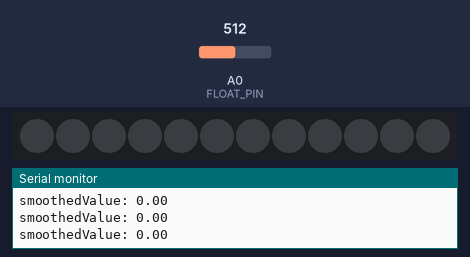
This sketch was run on a simulated Arduino Uno, built with avr-gcc and run on an emulated ATmega328P. Parts: 12 RGB LEDs in strip order, left to right, the last lines printed to the serial monitor. The test bench sets the inputs (shaded band); at power-on: A0 (FLOAT_PIN) = 512. Dim RGB values are drawn brighter than linear.

Above: at 1.2 s.
1.3 s: A0 (FLOAT_PIN) set to 692
At 2.7 s:
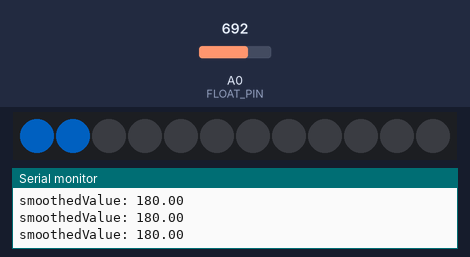
3.0 s: A0 (FLOAT_PIN) set to 511
4.5 s: A0 (FLOAT_PIN) set to 331
At 4.72 s:
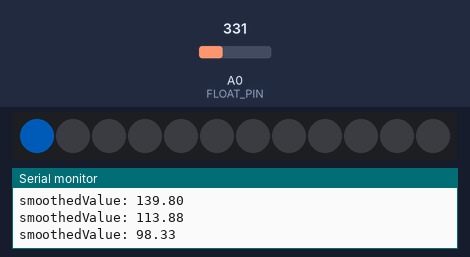
6.0 s: A0 (FLOAT_PIN) set to 122
7.7 s: A0 (FLOAT_PIN) set to 0
At 9.1 s:
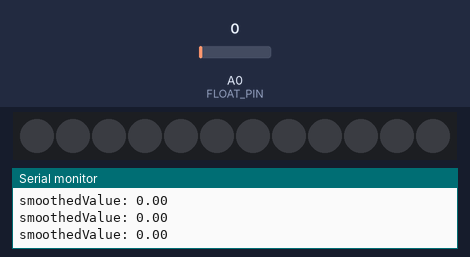
Timing chart, 0 to 10.2 s (numbered marks = the images above; inputs shaded):
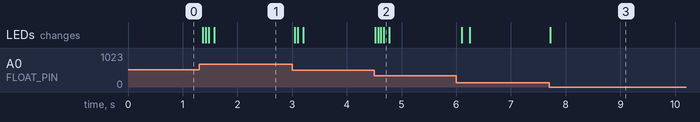

Measured:
- after the input at 1.3 s, the LEDs: first change after 0.07 s (image 1 shows a later state)
- after the input at 7.7 s, the LEDs: change at once (image 3)

The sketch:

floatingPIN_V04.ino
```cpp
#include <Adafruit_NeoPixel.h>

// *** Einstellungen *** //
#define LED_PIN 4                // Datenpin für die LEDs
#define NUM_LEDS 12              // Anzahl der LEDs
#define FLOAT_PIN A0             // Floating-Pin für analogRead()

Adafruit_NeoPixel strip(NUM_LEDS, LED_PIN, NEO_GRB + NEO_KHZ800);

// *** Farbwerte für Blau, Türkis, Lila *** //
void setup() {
  Serial.begin(9600);
  strip.begin();
  strip.show(); // Alle LEDs ausschalten
}

// *** Variablen für Glättung und Schwellwert *** //
float smoothedValue = 0;        // Gefilterter Wert
const float alpha = 0.4;        // Glättungsfaktor (zwischen 0 und 1)
const uint8_t threshold = 10;       // Minimale Signaländerung
uint8_t lastValue = 0;              // Vorheriger Wert zur Überprüfung von Änderungen

void loop() {
  uint8_t sensorValue = analogRead(FLOAT_PIN);

  // Glättung mit Low-Pass-Filter
  smoothedValue = alpha * sensorValue + (1 - alpha) * smoothedValue;

  Serial.print("smoothedValue: ");
  Serial.println(smoothedValue);

  // Ignoriere minimale Änderungen unterhalb des Schwellwerts
  if (abs((uint8_t)smoothedValue - lastValue) > threshold) {
    lastValue = (uint8_t)smoothedValue;
    updateLEDs((uint8_t)smoothedValue); // Aktualisiere die LEDs mit dem gefilterten Wert
  }

  delay(50); // Kurze Pause für Stabilität
}

void updateLEDs(uint8_t sensorValue) {
  // Normalisiere den Wert auf die Anzahl der LEDs
  uint8_t numActiveLEDs = map(sensorValue, 0, 1023, 0, NUM_LEDS);

  // Bestimme die Intensität des Lichts (Helligkeit)
  uint8_t brightness = map(sensorValue, 0, 1023, 50, 255); // Von schwach bis hell

  // Bestimme die Farbe basierend auf dem Signal
  uint8_t r, g, b;
  if (sensorValue < 341) {
    r = 0; g = 128; b = 255; // Hellblau
  } else if (sensorValue < 682) {
    r = 0; g = 255; b = 255; // Türkis
  } else {
    r = 128; g = 0; b = 255; // Lila
  }

  // LEDs aktualisieren
  for (uint8_t i = 0; i < NUM_LEDS; i++) {
    if (i < numActiveLEDs) {
      // Setze Farbe und Helligkeit für aktive LEDs
      strip.setPixelColor(i, strip.Color(r * brightness / 255, g * brightness / 255, b * brightness / 255));
    } else {
      // Deaktiviere restliche LEDs
      strip.setPixelColor(i, 0, 0, 0);
    }
  }

  strip.show();
}
```
